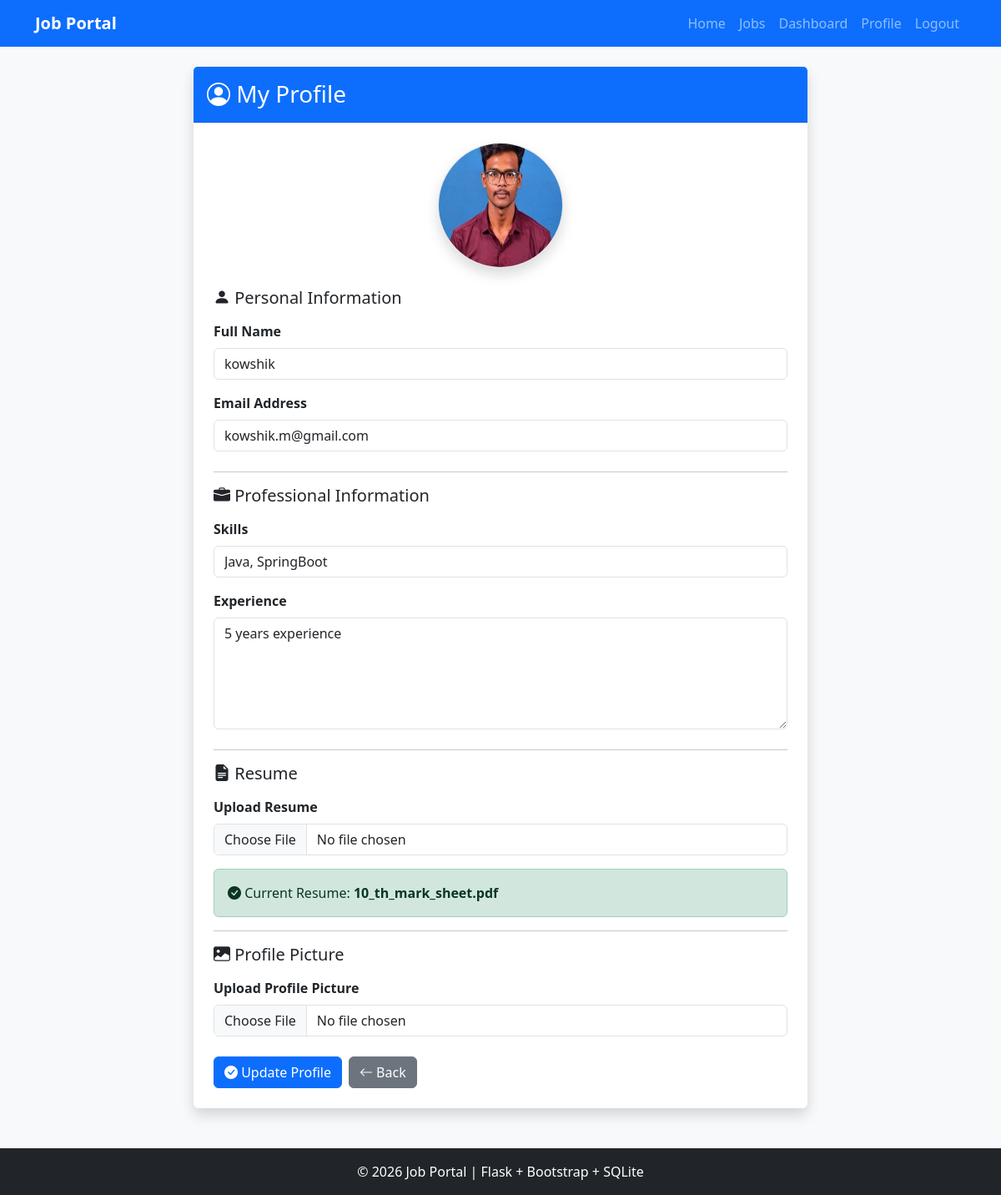
/profile (signed in), run on the app's committed database.
### tables this page shows
CREATE TABLE users
    (
        id INTEGER PRIMARY KEY AUTOINCREMENT,
        name TEXT NOT NULL,
        email TEXT NOT NULL UNIQUE,
        password TEXT NOT NULL,
        role TEXT NOT NULL,
        skills TEXT,
        experience TEXT,
        resume TEXT,
        profile_picture TEXT
    );

### app.py (the view, shortened to what this page needs)
@app.route("/profile", methods=["GET", "POST"])
@login_required(role="Candidate")
def profile():
    user = get_user_by_id(session["user_id"])
    return render_template(
        "profile.html",
        user=user
    )

### app.py (called while the page is built)
def login_required(role=None):
    def decorator(view_function):
        @wraps(view_function)
        def wrapper(*args, **kwargs):
            if "user_id" not in session:
                flash("Please login to continue.", "warning")
                return redirect(url_for("login"))
            if role and session.get("role") != role:
                flash("You are not authorized to access this page.", "danger")
                return redirect(url_for("home"))
            return view_function(*args, **kwargs)
        return wrapper
    return decorator

### database.py (called while the page is built)
def get_connection():
    conn = sqlite3.connect(DATABASE_NAME)
    conn.row_factory = sqlite3.Row
    return conn

def get_user_by_id(user_id):
    conn = get_connection()
    user = conn.execute("""
    SELECT *
    FROM users
    WHERE id = ?
    """,
    (user_id,)
    ).fetchone()
    conn.close()
    return user

### templates/profile.html (shortened to what this page needs)
{% extends "base.html" %}
{% block content %}
<div class="row justify-content-center">
    <div class="col-lg-8">
        <div class="card shadow border-0">
            <div class="card-header bg-primary text-white py-3">
                <h3 class="mb-0">
                    <i class="bi bi-person-circle"></i>
                    My Profile
                </h3>
            </div>
            <div class="card-body p-4">
                <form
                    method="POST"
                    enctype="multipart/form-data">
                    <div class="text-center mb-4">
                        {% if user["profile_picture"] %}
                            <img
                                src="{{ url_for('static', filename='uploads/profile_pics/' + user['profile_picture']) }}"
                                class="rounded-circle border shadow"
                                width="150"
                                height="150"
                                style="object-fit: cover;">
                        {% endif %}
                    </div>
                    <h5 class="mb-3">
                        <i class="bi bi-person-fill"></i>
                        Personal Information
                    </h5>
                    <div class="mb-3">
                        <label class="form-label fw-semibold">
                            Full Name
                        </label>
                        <input
                            type="text"
                            name="name"
                            class="form-control"
                            value="{{ user['name'] }}"
                            required>
                    </div>
                    <div class="mb-4">
                        <label class="form-label fw-semibold">
                            Email Address
                        </label>
                        <input
                            type="email"
                            class="form-control"
                            value="{{ user['email'] }}"
                            readonly>
                    </div>
                    <hr>
                    <h5 class="mb-3">
                        <i class="bi bi-briefcase-fill"></i>
                        Professional Information
                    </h5>
                    <div class="mb-3">
                        <label class="form-label fw-semibold">
                            Skills
                        </label>
                        <input
                            type="text"
                            name="skills"
                            class="form-control"
                            placeholder="Python, Flask, SQL..."
                            value="{{ user['skills'] or '' }}">
                    </div>
                    <div class="mb-4">
                        <label class="form-label fw-semibold">
                            Experience
                        </label>
                        <textarea
                            name="experience"
                            class="form-control"
                            rows="5"
                            placeholder="Describe your professional experience...">{{ user["experience"] or "" }}</textarea>
                    </div>
                    <hr>
                    <h5 class="mb-3">
                        <i class="bi bi-file-earmark-text-fill"></i>
                        Resume
                    </h5>
                    <div class="mb-3">
                        <label class="form-label fw-semibold">
                            Upload Resume
                        </label>
                        <input
                            type="file"
                            name="resume"
                            class="form-control">
                    </div>
                    {% if user["resume"] %}
                        <div class="alert alert-success">
                            <i class="bi bi-check-circle-fill"></i>
                            Current Resume:
                            <strong>
                                {{ user["resume"] }}
                            </strong>
                        </div>
                    {% else %}
                        <div class="alert alert-warning">
                            Resume not uploaded.
                        </div>
                    {% endif %}
                    <hr>
                    <h5 class="mb-3">
                        <i class="bi bi-image-fill"></i>
                        Profile Picture
                    </h5>
                    <div class="mb-4">
                        <label class="form-label fw-semibold">
                            Upload Profile Picture
                        </label>
                        <input
                            type="file"
                            name="profile_picture"
                            class="form-control">
                    </div>
                    <div class="d-flex gap-2">
                        <button
                            type="submit"
                            class="btn btn-primary">
                            <i class="bi bi-check-circle-fill"></i>
                            Update Profile
                        </button>
                        <a
                            href="{{ url_for('candidate_dashboard') }}"
                            class="btn btn-secondary">
                            <i class="bi bi-arrow-left"></i>
                            Back
                        </a>
                    </div>
                </form>
            </div>
        </div>
    </div>
</div>
{% endblock %}

### data on the page
users: profile_picture (picture), name "kowshik", email "kowshik.m@gmail.com", skills "Java, SpringBoot", experience "5 years experience", resume "10_th_mark_sheet.pdf"
